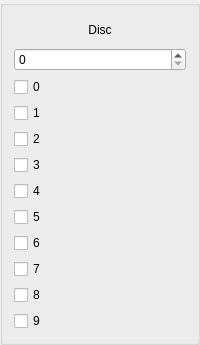
       <widget class="QGroupBox" name="verticalGroupBox_DI">
        <property name="sizePolicy">
         <sizepolicy hsizetype="Fixed" vsizetype="Preferred">
          <horstretch>0</horstretch>
          <verstretch>0</verstretch>
         </sizepolicy>
        </property>
        <property name="minimumSize">
         <size>
          <width>0</width>
          <height>0</height>
         </size>
        </property>
        <property name="maximumSize">
         <size>
          <width>16777215</width>
          <height>16777215</height>
         </size>
        </property>
        <layout class="QVBoxLayout" name="verticalLayout_3">
         <item>
          <widget class="QLabel" name="Disc">
           <property name="minimumSize">
            <size>
             <width>0</width>
             <height>25</height>
            </size>
           </property>
           <property name="text">
            <string>Disc</string>
           </property>
           <property name="alignment">
            <set>Qt::AlignCenter</set>
           </property>
          </widget>
         </item>
         <item>
          <widget class="QSpinBox" name="spinBox_DI_startAddress">
           <property name="minimumSize">
            <size>
             <width>0</width>
             <height>20</height>
            </size>
           </property>
           <property name="maximum">
            <number>8191</number>
           </property>
          </widget>
         </item>
         <item>
          <widget class="QCheckBox" name="disc_0">
           <property name="minimumSize">
            <size>
             <width>0</width>
             <height>20</height>
            </size>
           </property>
           <property name="text">
            <string>0</string>
           </property>
          </widget>
         </item>
         <item>
          <widget class="QCheckBox" name="disc_1">
           <property name="minimumSize">
            <size>
             <width>0</width>
             <height>20</height>
            </size>
           </property>
           <property name="text">
            <string>1</string>
           </property>
          </widget>
         </item>
         <item>
          <widget class="QCheckBox" name="disc_2">
           <property name="minimumSize">
            <size>
             <width>0</width>
             <height>20</height>
            </size>
           </property>
           <property name="text">
            <string>2</string>
           </property>
          </widget>
         </item>
         <item>
          <widget class="QCheckBox" name="disc_3">
           <property name="minimumSize">
            <size>
             <width>0</width>
             <height>20</height>
            </size>
           </property>
           <property name="text">
            <string>3</string>
           </property>
          </widget>
         </item>
         <item>
          <widget class="QCheckBox" name="disc_4">
           <property name="minimumSize">
            <size>
             <width>0</width>
             <height>20</height>
            </size>
           </property>
           <property name="text">
            <string>4</string>
           </property>
          </widget>
         </item>
         <item>
          <widget class="QCheckBox" name="disc_5">
           <property name="minimumSize">
            <size>
             <width>0</width>
             <height>20</height>
            </size>
           </property>
           <property name="text">
            <string>5</string>
           </property>
          </widget>
         </item>
         <item>
          <widget class="QCheckBox" name="disc_6">
           <property name="minimumSize">
            <size>
             <width>0</width>
             <height>20</height>
            </size>
           </property>
           <property name="text">
            <string>6</string>
           </property>
          </widget>
         </item>
         <item>
          <widget class="QCheckBox" name="disc_7">
           <property name="minimumSize">
            <size>
             <width>0</width>
             <height>20</height>
            </size>
           </property>
           <property name="text">
            <string>7</string>
           </property>
          </widget>
         </item>
         <item>
          <widget class="QCheckBox" name="disc_8">
           <property name="minimumSize">
            <size>
             <width>0</width>
             <height>20</height>
            </size>
           </property>
           <property name="text">
            <string>8</string>
           </property>
          </widget>
         </item>
         <item>
          <widget class="QCheckBox" name="disc_9">
           <property name="minimumSize">
            <size>
             <width>0</width>
             <height>20</height>
            </size>
           </property>
           <property name="text">
            <string>9</string>
           </property>
          </widget>
         </item>
        </layout>
       </widget>
